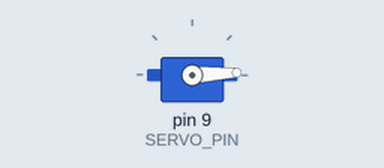
Simulated run of this sketch. Board: Arduino Uno, built with avr-gcc and run on an emulated ATmega328P. Shown: servo.

Above: at 0.05 s.
At 1.55 s:
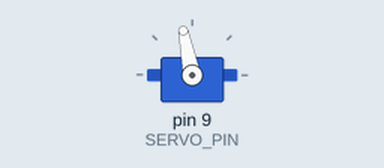
At 3.1 s:
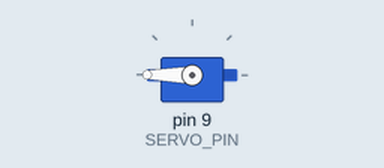
At 6.15 s:
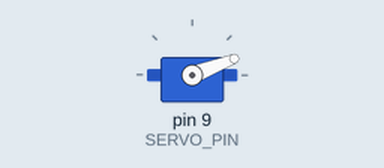
Timing chart, 0 to 11.0 s (numbered marks = the images above):
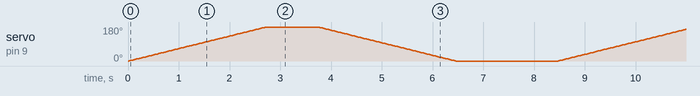

The sketch:

IEEE_servo.ino
```cpp
#include <Servo.h>

#define SERVO_PIN 9
Servo myservo;

void setup() {
  myservo.attach(SERVO_PIN);
}

void loop() {
  for(int i=0; i<=180; i++) {
    myservo.write(i);
    delay(15);
  }
  delay(1000);
    for(int i=180; i>=0; i--) {
    myservo.write(i);
    delay(15);
  }
  delay(2000);
}
```
